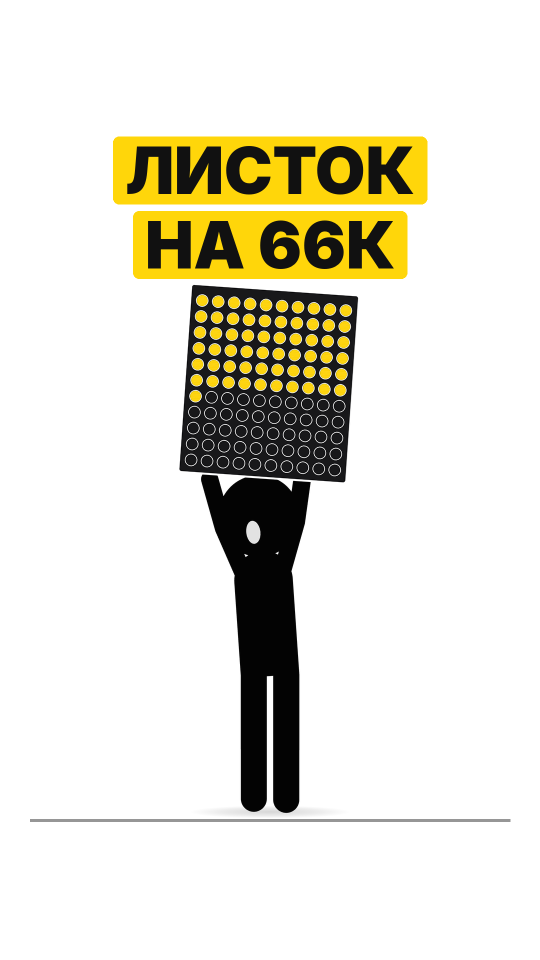
#> input picture ne-tupi/render/kalendar/oblozhka/oblozhka-kalendar-a-listok.png, 1080 x 1920 px (shown at 1/2 size)
$ python -i compose_k.py   (imports and definitions only)
#> lines starting #> are read from the running program, lines starting #| are printed output that depends on the picture
### ne-tupi/render/kalendar/kod/words.py
import json, re
a = json.load(open('align2.json'))
#> (reads ne-tupi/render/dvazhdy/kod/align2.json from the repository)
C = a['characters']; S = a['character_start_times_seconds']; E = a['character_end_times_seconds']
txt = ''.join(C)
def words():
    out = []; intag = False; cur = None
    for i, ch in enumerate(C):
        if ch == '[': intag = True; cur = None; continue
        if ch == ']': intag = False; continue
        if intag: continue
        if ch.isalnum() or (ch in "-«»" and cur):
            if cur is None: cur = [i, i]; out.append(cur)
            else: cur[1] = i
        elif ch in ' \n': cur = None
        else:
            if cur: cur[1] = i
    return [(''.join(C[s:e + 1]).strip(), S[s], E[e]) for s, e in out]
def tags():
    return [(m.group(1), S[m.start()], E[m.end() - 1]) for m in re.finditer(r'\[([^\]]*)\]', txt)]
W = words()
def wt(sub, k=0):
    hits = [w for w in W if sub.lower() in w[0].lower()]
    return hits[k][1]
STARTS = ['Этот листок', 'И ты почти', 'На море', 'На новый', 'На подушку', 'Хотя раньше', 'Стоп.', 'Ты пытаешься', 'Нас этому',
          'Триста шестьдесят', 'Каждый день', 'Денег нет', 'Пришла зарплата', 'А вот и подвох', 'Закрашивал', 'Поэтому правило', 'А теперь сложи',
          'Шестьдесят шесть тысяч семьсот', 'И вот цена', 'Распечатай', 'Закрась первый', 'Всё. Не тупи']
_ix = [txt.index(s) for s in STARTS]
# [4 lines left out: function _prev_end, not called in this run]
B = [0.0] + [(_prev_end(i) + S[i]) / 2 for i in _ix[1:]]
END = E[len(txt.rstrip()) - 1]
DUR = round(END + 2.6, 2)
# [3 lines that do not run on import are left out]

### ne-tupi/render/kalendar/kod/compose_k.py
"""Монтаж «Листок на 66 тысяч» (календарь-копилка). Формат как у присланного рилса: календарь сквозной нитью,
коллаж-карточки «мелко + КРУПНО», триптих, штамп, карточка-кубок. Человечки RGBA с белой «стикерной» обводкой."""
import json, math, sys, random, subprocess, numpy as np
from functools import lru_cache
from PIL import Image, ImageDraw, ImageFont, ImageFilter
from words import W, B, END, DUR
from tm import T
# [1 line that did not run here, left out]
BG = (247, 245, 240); YEL = (255, 214, 10); YEL2 = (240, 180, 0); RED = (226, 48, 48); INK = (17, 17, 17); WHITE = (255, 255, 255)
GREY = (150, 150, 150); LG = (225, 222, 215); MID = (196, 192, 184); BOARD = (24, 24, 26)
L1 = (228, 224, 216); L2 = (205, 200, 191); CARD = (214, 220, 228); DOT = (198, 205, 215)
FB = '/usr/share/fonts/opentype/inter/Inter-Black.otf'
@lru_cache(None)
def font(sz): return ImageFont.truetype(FB, int(sz))
ONLY = sys.argv[1:]
def clamp(v, a=0, b=1): return max(a, min(b, v))
def back(t):
    t = clamp(t); c = 1.70158; return 1 + (c + 1) * (t - 1) ** 3 + c * (t - 1) ** 2
def eo(t): t = clamp(t); return 1 - (1 - t) ** 3
def eio(t): t = clamp(t); return t * t * (3 - 2 * t)
FEET = 1335; SUB_Y = 1410
def line_of(t): return max(j for j in range(len(B)) if B[j] <= t)

# ---------- текст ----------
# [17 lines left out: functions text_img, put, not called in this run]
def typed(s, t, t0, cps=22):
    if t < t0: return ''
    return s[:max(1, int((t - t0) * cps) + 1)]
# [16 lines left out: functions title, plate_img, not called in this run]
plate_img = lru_cache(None)(plate_img)
# [40 lines left out: functions plate, stamp, bg_room, card_bg, bg_kitchen, not called in this run]
FR = (650, 470, 930, FEET)   # холодильник
# [6 lines left out: function fridge, not called in this run]

# ---------- календарь ----------
COLS, ROWS = 19, 20
# [18 lines left out: functions chalk, cal_geom, not called in this run]
def cal_center(n, bx0, by0, pad, head, cell):
    c = (n - 1) % COLS; r = (n - 1) // COLS
    return bx0 + pad + (c + 0.5) * cell, by0 + head + (r + 0.5) * cell
# [30 lines left out: functions draw_cal, fill_at, not called in this run]
rnd = random.Random(11)
PRE = {n for n in range(1, 366) if rnd.random() < 0.42}
# [1 line not run here, left out]
# [4 lines left out: function fill_intro, not called in this run]
SPARSE = {n for n in range(1, 366) if random.Random(n * 7).random() < 0.07} - {47, 1, 300}

# ---------- предметы ----------
# [105 lines left out: functions suitcase, phone, pillow, weight, jar, coin and 4 more, not called in this run]

# ---------- субтитры (числа цифрами) ----------
SUBF = ImageFont.truetype(FB, 56); SP = 14; MAXW = 780
_d = ImageDraw.Draw(Image.new('RGB', (1, 1)))
NUMS = [(['шестьдесят', 'шесть', 'тысяч.'], '66 ТЫСЯЧ.'), (['десять', 'тысяч.'], '10 000.'), (['триста', 'шестьдесят', 'пять'], '365'),
        (['триста!'], '300!'), (['шестьдесят', 'шесть', 'тысяч', 'семьсот', 'девяносто', 'пять.'], '66 795 ₽.'),
        (['сто', 'восемьдесят', 'три', 'рубля'], '183 ₽')]
# [10 lines left out: function merge_nums, not called in this run]
# [1 line that did not run here, left out]
def wlen(w): return _d.textbbox((0, 0), w[0].upper().strip('«»'), font=SUBF)[2]
# [8 lines left out: function wrap, not called in this run]
groups, cur = [], []
# [5 lines not run here, left out]
# [12 lines left out: function subs, not called in this run]

# ---------- человечки ----------
CH_CROP = (0, 60, 1080, 1660)
# [1 line that did not run here, left out]
# [1 line that did not run here, left out]
@lru_cache(maxsize=64)
def sprite_raw(who, j):
    return Image.open(f'kadry/{who}/{j:03d}.png').convert('RGBA').crop(CH_CROP)
# [66 lines left out: functions sprite, place, tips, rtip, zoom_of, shake and 2 more, not called in this run]

def frame(i):
    t = i / FPS; L = line_of(t)
    img = Image.new('RGBA', (WD, HT), BG + (255,))
    sub_y = SUB_Y
    if L == 0:
        img.paste(BOARD, [0, 0, WD, HT])
        cal_scene(img, i, t, 128, 162, fill_intro); shade(img)
        if t >= T['listok'] - 0.1:
            title(img, t, T['listok'] - 0.1, 'ЭТОТ ЛИСТОК НАКОПИТ', '', fg=WHITE, y=262)
            if t >= T['shest'] - 0.1:
                put(img, text_img(typed('66 795 ₽', t, T['shest'] - 0.1, 18), 200, YEL, 0.78, 6, INK), 64, 332)
    elif L == 1:
        img.paste(BOARD, [0, 0, WD, HT])
        cal_scene(img, i, t, 175, 159, fill_intro)
        plate(img, t, T['zametish'] - 0.1, 'НЕ ЗАМЕТИШЬ', 380, 330, 80, YEL, INK, rot=-3)
    elif L in (2, 3, 4):
        img.alpha_composite(card_bg())
        if L == 2:
            title(img, t, B[2], 'НАКОПИТЬ НА', 'МОРЕ')
            _, top = tips('main', i, 0.46, 540)
            k = back((t - B[2]) / 0.3)
            place(img, 'main', i, 540, 0.46)
            if k > 0.05: suitcase(img, top[0], top[1] + 10, 0.95 * k)
        elif L == 3:
            title(img, t, B[3], 'НА НОВЫЙ', 'ТЕЛЕФОН')
            k = back((t - B[3]) / 0.3)
            if k > 0.05: phone(img, 360, FEET + 10 - 30 * (1 - k), k)
            place(img, 'main', i, 730, 0.46)
        else:
            title(img, t, B[4], 'НА', 'ПОДУШКУ')
            pillow(img, 540, 1180, 1.0)
            im = sprite('main', i, 0.4, rot=-90); bb = im.getbbox()
            img.alpha_composite(im, (int(560 - (bb[0] + bb[2]) / 2), int(1100 - bb[3])))
            d = ImageDraw.Draw(img)
            for q in range(3):
                u = ((t - B[4]) * 0.9 + q / 3) % 1
                d.text((330 - 60 * u + q * 10, 960 - 260 * u), 'Z', font=font(int(60 + 50 * u)), fill=INK + (int(255 * (1 - u)),))
    elif L == 5:   # триптих: три полосы, как «бросали всё на полпути» в оригинале
        img.paste(WHITE, [0, 0, WD, HT])
        bands = [(250, 625), (633, 1008), (1016, 1391)]
        starts = [B[5], T['kopit'] + 0.25, T['pyatnice'] - 0.25]
        for b, ((y0, y1), st) in enumerate(zip(bands, starts)):
            if t < st: continue
            u = eo((t - st) / 0.25)
            band = Image.new('RGBA', (WD, y1 - y0), (BG if b != 1 else (240, 238, 232)) + (255,)); d = ImageDraw.Draw(band)
            hb = y1 - y0; ft = hb - 30
            d.line([0, ft + 4, WD, ft + 4], fill=L2, width=4)
            if b == 0:
                d.rounded_rectangle([90, 40, 470, 300], radius=14, fill=WHITE, outline=INK, width=5)
                for k2, dn in enumerate(['ПН', 'ВТ', 'СР', 'ЧТ', 'ПТ']):
                    d.text((130 + k2 * 72, 90), dn, font=font(30), fill=INK, anchor='mm')
                d.ellipse([92, 55, 168, 125], outline=RED, width=6)
                d.text((280, 210), 'НАЧИНАЮ\nКОПИТЬ!', font=font(46), fill=INK, anchor='mm', align='center')
            elif b == 1:
                for q in range(9):
                    v = ((t - st) * 1.3 + q * 0.13) % 1
                    x = 640 + q * 40 + 360 * v; y = ft - 150 - 320 * v + 40 * math.sin(q + t * 6)
                    d.rounded_rectangle([x - 50, y - 26, x + 50, y + 26], radius=6, fill=YEL, outline=INK, width=4)
                    d.text((x, y), '₽', font=font(32), fill=INK, anchor='mm')
                d.rounded_rectangle([110, ft - 170, 330, ft], radius=10, fill=L1, outline=L2, width=5)
                d.text((220, ft - 120), 'СКИДКИ', font=font(36), fill=L2, anchor='mm')
            else:
                d.rectangle([520, ft - 150, 1000, ft - 125], fill=L1, outline=L2, width=4)
                for x in (560, 960): d.line([x, ft - 125, x, ft], fill=L2, width=6)
                d.rounded_rectangle([110, 40, 330, 180], radius=14, fill=INK)
                d.text((220, 110), 'ПТ', font=font(80), fill=WHITE, anchor='mm')
            who = ['t1', 't2', 't3'][b]
            cxs = [740, 470, 700][b]
            im = sprite(who, i, 0.215)
            band.alpha_composite(im, (int(cxs - im.width / 2), int(ft + 70 * 0.215 - im.height)))
            img.alpha_composite(band, (int(-WD * (1 - u)) if b % 2 == 0 else int(WD * (1 - u)), y0))
        stamp(img, t, T['vsyo1'] - 0.05, 'ВСЁ.', 760, 1210, rot=-10, sz=150)
    elif L == 6:
        bg_room(img)
        place(img, 'main', i, 540, 0.46)
        plate(img, t, T['stop'] - 0.05, 'СТОП.\nТУТ ТЫ ТУПИШЬ', 540, 420, 96, YEL, INK, rot=-3)
    elif L == 7:
        bg_room(img)
        hit = T['desyat'] + 0.35
        sq = 1.0
        if t >= hit:
            u = (t - hit); sq = 0.68 + 0.05 * math.exp(-u * 6) * math.cos(u * 30)
        x0, y0, im = place(img, 'main', i, 540, 0.46, sq=sq)
        if t >= T['desyat'] - 0.15:
            fall = clamp((t - T['desyat'] + 0.15) / 0.5)
            _, hd = tips('main', i, 0.46, 540); hy = FEET - (FEET - hd[1]) * sq
            topy = hy + 32 if t >= hit else -300 + (FEET - 0.46 * 1500 + 300) * fall * fall
            weight(img, 540, topy, 1.0)
        plate(img, t, B[7] + 0.1, 'СРАЗУ 10 000 ₽?', 540, 330, 76, INK, WHITE, rot=-2, t1=T['mozg'] - 0.1)
        plate(img, t, T['mozg'] - 0.05, 'МОЗГ: НЕ ТЯНЕТ', 540, 330, 88, YEL, INK, rot=3)
    elif L == 8:
        if t < T['kalendar'] - 0.05:
            img.alpha_composite(card_bg())
            title(img, t, B[8], 'НАС ЭТОМУ', 'НЕ УЧИЛИ')
            place(img, 'main', i, 560, 0.46)
            plate(img, t, T['priyom'] - 0.1, 'НО ЕСТЬ ПРИЁМ', 560, 720, 70, INK, WHITE, rot=-3)
        else:
            img.paste(BG, [0, 0, WD, HT])
            k = back((t - T['kalendar'] + 0.05) / 0.35)
            draw_cal(img, 40, (181, 510, 922 + 500 * (1 - k)), lambda n, tt: 1 if n in SPARSE else 0, t)
            title(img, t, T['kalendar'] - 0.05, 'ПРИЁМ НАЗЫВАЕТСЯ', '«КАЛЕНДАРЬ-КОПИЛКА»', bsz=86, x=60, y=255)
            place(img, 'main', i, 930, 0.3)
    elif L == 9:
        img.paste(BG, [0, 0, WD, HT])
        u = eio((t - B[9]) / 0.9); cell = 150 + (40 - 150) * u
        fl = lambda n, tt: 1 if n in SPARSE else 0
        flash = lambda n, tt: tt >= T['kazhdom'] - 0.1 and (n * 37 + int(tt * 12) * 11) % 23 == 0
        draw_cal(img, cell, (181, 510, 922), fl, t, flash=flash)
        plate(img, t, T['trista'] - 0.05, '365 КРУЖКОВ', 470, 290, 84, YEL, INK, rot=-3)
        place(img, 'main', i, 920, 0.30)
    elif L == 10:
        img.paste(BOARD, [0, 0, WD, HT])
        times = {n: 0 for n in SPARSE}; times[47] = T['lyuboy'] - 0.05
        cal_scene(img, i, t, 160, 47, fill_at(times))
        if t >= T['otkladyvaesh']:
            u = eo((t - T['otkladyvaesh']) / 0.5)
            jar(img, 230, 1290, 3 + (1 if u >= 1 else 0))
            if u < 1: coin(img, 430 + (230 - 430) * u, 760 + (1080 - 760) * u - 220 * math.sin(u * 3.14), 1.0, '47 ₽')
        else: jar(img, 230, 1290, 3)
        shade(img); title(img, t, T['lyuboy'] - 0.1, 'ЗАКРАСЬ', 'ЛЮБОЙ', fg=WHITE, y=262, bsz=170)
        if t >= T['rubley'] - 0.1: plate(img, t, T['rubley'] - 0.1, '47 → 47 ₽', 700, 520, 76, YEL, INK, rot=3)
    elif L == 11:
        img.paste(BOARD, [0, 0, WD, HT])
        times = {n: 0 for n in SPARSE}; times[1] = T['zakras1'] + 0.15
        cal_scene(img, i, t, 190, 1, fill_at(times))
        shade(img); title(img, t, T['deneg'] - 0.05, 'ДЕНЕГ НЕТ?', 'ЕДИНИЧКА', fg=WHITE, y=262, bsz=170)
        plate(img, t, T['byvaet'] - 0.05, 'БЫВАЕТ', 420, 1150, 80, LG, INK, rot=-4)
    elif L == 12:   # «ебанутый» отъезд: листок = плакат на всю девятиэтажку, сварщик красит валиком
        bim, (bx0, bx1, by0) = building(img, t)
        cell = 25
        px0 = 540 - (COLS * cell + cell * 1.1) / 2; py0 = by0 + 90
        c300 = cal_center(300, px0, py0, cell * 0.55, cell * 1.25, cell)
        hit = T['trista2'] - 0.05
        # [5 lines left out: function fl, not called in this run]
        draw_cal(bim, cell, (300, c300[0], c300[1]), fl, t)
        d = ImageDraw.Draw(bim)
        # люлька на тросах
        cy = c300[1] + 70 + 60 * math.sin(clamp((t - B[12]) / 1.5) * 1.2)
        crx = c300[0] - 10
        for x in (crx - 95, crx + 95): d.line([x, by0 - 400, x, cy], fill=INK, width=4)
        d.rectangle([crx - 115, cy, crx + 115, cy + 22], fill=YEL, outline=INK, width=5)
        d.line([crx - 115, cy - 50, crx + 115, cy - 50], fill=INK, width=5)
        for x in (crx - 115, crx + 115): d.line([x, cy - 50, x, cy], fill=INK, width=5)
        s = 0.15
        x0, y0, im = place(bim, 'svar', i, crx + 40, s, feet=cy + 2, sticker=False)
        top = rtip('svar', i, s, crx + 40, feet=cy + 2)
        rx, ry = top[0] + 10, top[1] - 55   # валик на палке
        d.line([top[0], top[1], rx, ry], fill=WHITE, width=10); d.line([top[0], top[1], rx, ry], fill=INK, width=5)
        d.rounded_rectangle([rx - 40, ry - 14, rx + 40, ry + 14], radius=10, fill=YEL, outline=WHITE, width=4)
        place(bim, 'main', i, 250, 0.14, sticker=False)
        z = 1 + 5.0 * (1 - eio((t - B[12]) / 0.55))
        if z > 1.001:
            fx, fy = c300
            w, h = WD / z, HT / z; x0c = clamp(fx - w / 2, 0, WD - w); y0c = clamp(fy - h / 2, 0, HT - h)
            bim = bim.crop((int(x0c), int(y0c), int(x0c + w), int(y0c + h))).resize((WD, HT), Image.BILINEAR)
        img = bim
        if t >= B[12] + 0.35: title(img, t, B[12] + 0.35, 'ПРИШЛА ЗАРПЛАТА?', 'ЗАКРАСЬ 300' if t >= T['trista2'] - 0.5 else '', y=262, bsz=150, typing=False)
        if t >= hit: put(img, text_img('300!', 190, YEL, 0.8, 8, INK), 830, 640, 'mm', back((t - hit) / 0.3), 8)
    elif L == 13:
        bg_room(img)
        place(img, 'main', i, 540, 0.46)
        plate(img, t, T['podvoh'] - 0.45, 'А ВОТ И ПОДВОХ', 540, 420, 100, YEL, INK, rot=-3)
    elif L == 14:
        if t < T['brosish'] - 0.15:
            img.paste(BG, [0, 0, WD, HT])
            def fl(n, tt):
                if n > 280: return 0
                return clamp((tt - B[14] - 0.15 - n * 0.0045) / 0.2)
            ring = lambda n, tt: n > 280 and tt >= T['dekabre'] - 0.1 and int(tt * 6) % 2 == 0
            draw_cal(img, 40, (181, 510, 922), fl, t, ring=ring)
            if t < T['dekabre'] - 0.1: plate(img, t, B[14] + 0.1, 'ТОЛЬКО МАЛЕНЬКИЕ', 510, 290, 76, INK, WHITE, rot=-2)
            else: plate(img, t, T['dekabre'] - 0.1, 'В ДЕКАБРЕ: 281–365', 510, 290, 76, RED, WHITE, rot=2)
            place(img, 'main', i, 930, 0.28)
        else:
            img.alpha_composite(card_bg())
            title(img, t, T['brosish'] - 0.15, 'КОПИЛКА', 'РАЗБИТА', typing=False)
            piggy(img, 540, 860, 1.0, clamp((t - T['brosish'] + 0.15) / 0.7), t)
            place(img, 'main', i, 800, 0.32)
    elif L == 15:
        img.alpha_composite(card_bg())
        title(img, t, B[15], 'ПРАВИЛО: ЗАРПЛАТА =', 'САМЫЙ\nБОЛЬШОЙ', bsz=170)
        _, top = tips('main', i, 0.4, 600)
        place(img, 'main', i, 600, 0.4)
        k = back((t - T['samyy'] + 0.3) / 0.35)
        if k > 0.05:
            r = 150 * k; x, y = top[0], top[1] - r + 20
            img.alpha_composite(chalk(int(2 * r)), (int(x - r), int(y - r)))
            ImageDraw.Draw(img).ellipse([x - r, y - r, x + r, y + r], outline=INK, width=8)
            ImageDraw.Draw(img).text((x, y), '365', font=font(int(110 * k)), fill=INK, anchor='mm')
    elif L in (16, 17):
        img.paste(WHITE, [0, 0, WD, HT])
        d = ImageDraw.Draw(img)
        if L == 16:
            s = typed('1 + 2 + 3 + … + 365 =', t, T['slozhi'] - 0.1, 16)
            put(img, text_img(s, 92, INK, 0.82), 540, 560, 'mm')
            for q in range(12):   # мелькающие числа
                if t > T['chisla']:
                    rr = random.Random(q + int(t * 10)); d.text((rr.randint(80, 900), rr.randint(700, 1000)), str(rr.randint(1, 365)), font=font(54), fill=LG)
            place(img, 'main', i, 820, 0.34)
        else:
            put(img, text_img('1 + 2 + 3 + … + 365 =', 92, GREY, 0.82), 540, 470, 'mm')
            u = eio((t - T['summa']) / (T['pyat'] - T['summa'] + 0.2)); v = int(66795 * u)
            put(img, text_img(f'{v:,}'.replace(',', ' ') + ' ₽', 220, INK, 0.78), 540, 720, 'mm')
            stamp(img, t, T['pyat'] + 0.2, 'ПОСЧИТАНО', 600, 760, rot=12)
            place(img, 'main', i, 820, 0.34)
    elif L == 18:
        img.alpha_composite(card_bg())
        if t < T['sto'] - 0.1:
            title(img, t, B[18], 'И ВОТ', 'ЦЕНА ВОПРОСА', bsz=150)
            place(img, 'main', i, 560, 0.42)
        elif t < T['odna'] - 0.1:
            put(img, text_img('66 795 ₽ ÷ 365 =', 90, GREY, 0.82), 540, 380, 'mm')
            k = back((t - T['sto'] + 0.1) / 0.3)
            put(img, text_img('183 ₽', 260, INK, 0.8), 540, 590, 'mm', k)
            plate(img, t, T['den'] - 0.1, 'В ДЕНЬ', 760, 760, 70, YEL, INK, rot=4)
            place(img, 'main', i, 820, 0.34)
        else:
            title(img, t, T['odna'] - 0.1, 'ЭТО ОДНА', 'ЧАШКА КОФЕ', bsz=150, typing=False)
            k = back((t - T['odna'] + 0.1) / 0.35)
            if k > 0.05: cup(img, 360, FEET, 1.15 * k, t)
            place(img, 'main', i, 790, 0.42)
    elif L == 19 or (L == 20 and t < T['pervyy'] + 0.45):
        bg_kitchen(img); fridge(img)
        u = eo((t - T['raspechatay'] - 0.25) / 0.4)
        first = clamp((t - T['pervyy'] + 0.1) / 0.25)
        if u > 0: mini_sheet(img, 790, 700 - 500 * (1 - u), 200, 0.0, first, rot=-3)
        d = ImageDraw.Draw(img)
        if t >= T['holodilnik'] - 0.1: d.ellipse([775, 590, 805, 620], fill=RED, outline=INK, width=3)
        place(img, 'main', i, 470, 0.44)
        if L == 19: plate(img, t, T['raspechatay'] - 0.05, 'РАСПЕЧАТАЙ', 470, 330, 84, INK, WHITE, rot=-3)
        else: plate(img, t, T['zakras_perv'] - 0.05, 'ЗАКРАСЬ ПЕРВЫЙ', 470, 330, 84, YEL, INK, rot=3)
    else:   # финальная карточка (их «кубок») + «Всё. Не тупи.»
        img.alpha_composite(card_bg())
        t0 = T['pervyy'] + 0.45
        d = ImageDraw.Draw(img)
        for q in range(16):   # лучи
            a = q * math.pi / 8 + t * 0.6
            d.polygon([(540, 900), (540 + math.cos(a) * 1300, 900 + math.sin(a) * 1300), (540 + math.cos(a + 0.12) * 1300, 900 + math.sin(a + 0.12) * 1300)], fill=(232, 236, 241))
        title(img, t, t0, 'ЛИСТОК, КОТОРЫЙ ЕСТЬ У ТЕХ, КТО', 'НАКОПИЛ', typing=True)
        _, top = tips('main', i, 0.42, 540)
        place(img, 'main', i, 540, 0.42)
        fk = clamp((t - t0) / 0.9)
        mini_sheet(img, top[0], top[1] - 115, 220, fk)
        if t >= T['netupi'] - 0.75:
            plate(img, t, T['netupi'] - 0.75, 'ВСЁ.\nНЕ ТУПИ', 540, 700, 120, YEL, INK, rot=-4)
    subs(img, t, sub_y)
    img = img.convert('RGB')
    z = zoom_of(t); dx, dy = shake(t)
    if z != 1 or dx or dy:
        w, h = int(WD * z), int(HT * z); im2 = img.resize((w, h), Image.BILINEAR)
        ox, oy = int((w - WD) * 0.5) + dx, int((h - HT) * 0.47) + dy
        im3 = Image.new('RGB', (WD, HT), BG); im3.paste(im2, (-ox, -oy)); img = im3
    return img

# [13 lines not run here, left out]

>>> import cv2
>>> picture = cv2.imread('../oblozhka/oblozhka-kalendar-a-listok.png', cv2.IMREAD_GRAYSCALE)
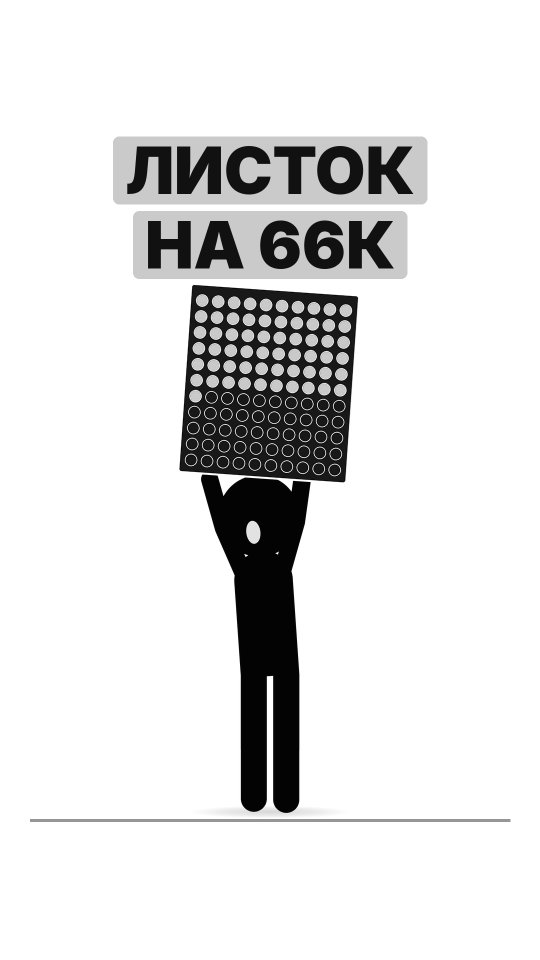
#> picture: shape (1920, 1080) (shown at 1/2 size); min 0, max 255, mean 224.7
>>> result = frame(picture)
#> (the run stopped early here; a loop or call above may not have finished)
